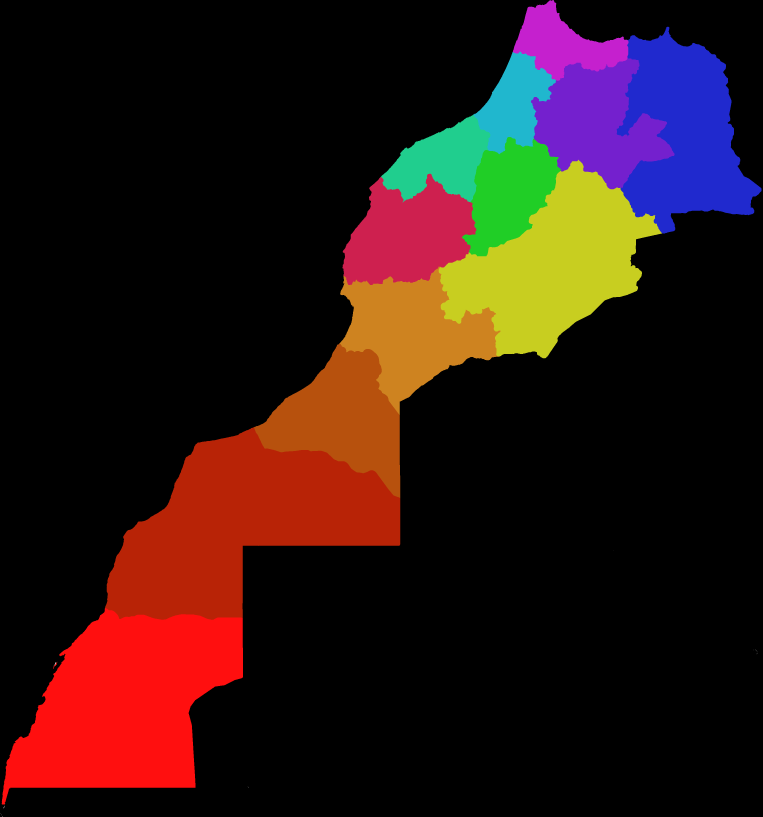
#> input picture Map_of_the_regions_of_Morocco v1.png, 3050 x 3267 px (shown at 1/4 size)
$ python 'region detector.py'
#> lines starting #> are read from the running program, lines starting #| are printed output that depends on the picture
import cv2


region = {
    0: "not in map",
    255: "Border",
    135: "Tanger-Tétouan-Al Hoceïma",
    84: "Oriental",
    160: "Rabat-Salé-Kénitra",
    101: "Fès-Meknès",
    168: "Casablanca-Settat",
    163: "Béni Mellal-Khénifra",
    193: "Drâa-Tafilalet",
    123: "Marrakech-Safi",
    153: "Souss-Massa",
    120: "Guelmim-Oued Noun",
    109: "Laâyoune-Sakia El Hamra",
    148: "Dakhla-Oued Ed-Dahab"
}

img = cv2.imread(r"Map_of_the_regions_of_Morocco v1.png",0)
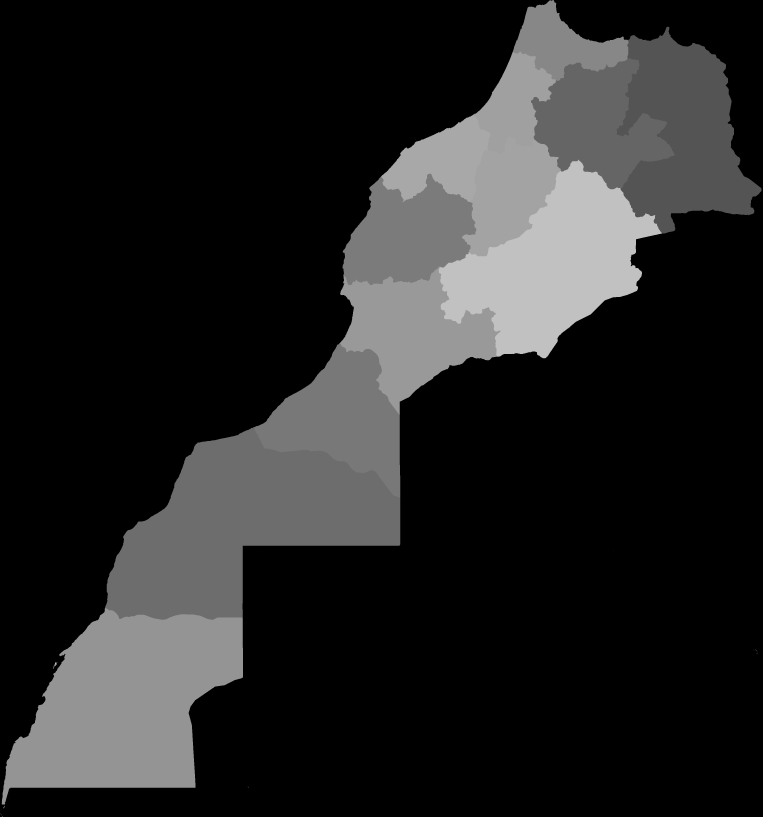
#> img: shape (3267, 3050) (shown at 1/4 size); min 0, max 255, mean 35.7
rows,cols = img.shape
#> rows = 3267; cols = 3050
print(rows,cols)
#| 3267 3050
# [4 lines of commented-out code are left out]
north = (35.91744,-5.4024861)
south = (20.7699868,-17.050552)

west = (20.843596, -17.104512)
east = (32.509632,-0.9954204)
longitude = north[0]-south[0]
latitude = east[1]-west[1]
# print(longitude)
# print(latitude)
yByPix = longitude/rows
#> yByPix = 0.00464
xByPix = latitude/cols
#> xByPix = 0.00528
# print(yByPix)
# print(xByPix)
coord = (32.731094, -9.043965)
y = north[0]-coord[0]
x = coord[1]-west[1]
print(y//yByPix,x//xByPix)
#| 687.0 1526.0
c = int(img[int(y/yByPix),int(x/xByPix)])
#> c = 0
y = y//yByPix
#> y = 687
x = x//xByPix
#> x = 1526
# c = int(img[400,2500])
d = 1
while c==0 or c==255:
    # print()
    c = int(img[int(y+ ((d-1)//4+1)*((d%2)+(d%4>1)*-1)),int(x+ ((d-1)//4+1)*(((d+1)%2)+(d%4>1)*-1))])
    d+=1
#> this loop made 65 passes
#> after the loop, d = 66


print(region[c])
#| Casablanca-Settat
